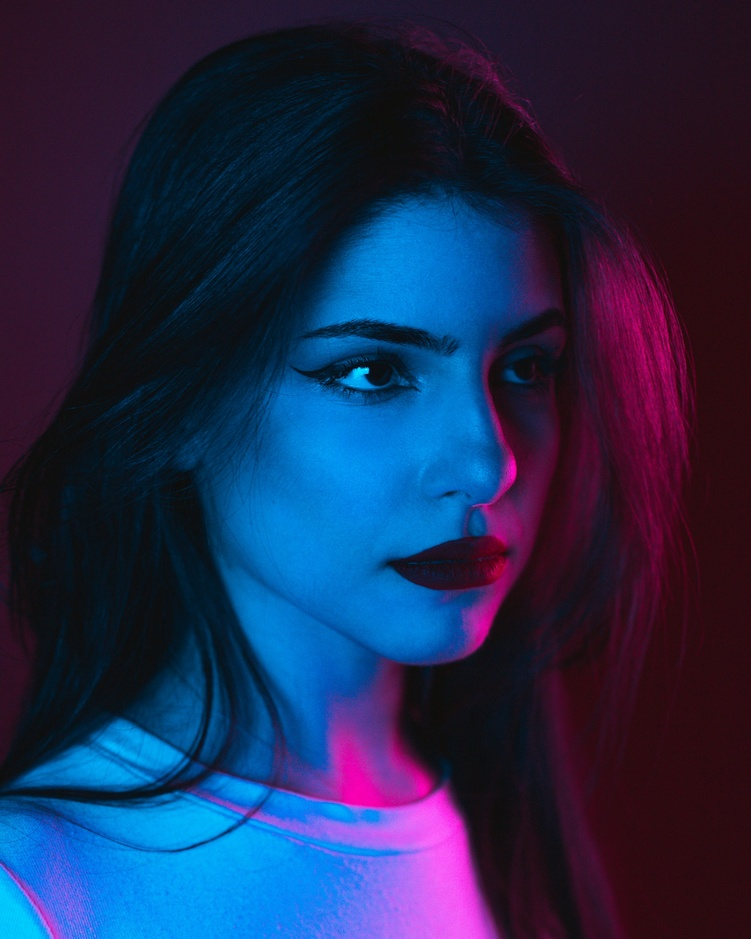
#> input picture day03-color-spaces/portrait_neon.jpg, 751 x 939 px, shrunk from 3000 x 3750 before the run
$ python brightness_compare.py
#> lines starting #> are read from the running program, lines starting #| are printed output that depends on the picture
import cv2
import matplotlib.pyplot as plt
import numpy as np


INPUT_PATH = "portrait_neon.jpg"
OUTPUT_PATH = "brightness_comparison.jpg"
BRIGHTNESS_SCALES = [0.5, 0.75, 1.0, 1.25, 1.5, 1.8]


def main():
    image = cv2.imread(INPUT_PATH)
#> image is the input picture: shape (939, 751, 3); mean B, G, R 79.6, 42.6, 31.9

    if image is None:
        print(f"无法读取图片：{INPUT_PATH}")
        return

    image_hsv = cv2.cvtColor(image, cv2.COLOR_BGR2HSV)
#> image_hsv: shape (939, 751, 3); mean H, S, V 130, 185.3, 86.6
    figure, axes = plt.subplots(2, 3, figsize=(12, 8))

    for axis, scale in zip(axes.flat, BRIGHTNESS_SCALES):
        adjusted_hsv = image_hsv.copy()
        adjusted_hsv[:, :, 2] = np.clip(
            adjusted_hsv[:, :, 2].astype(float) * scale,
            0,
            255,
        ).astype(np.uint8)

        adjusted_image = cv2.cvtColor(adjusted_hsv, cv2.COLOR_HSV2RGB)
        axis.imshow(adjusted_image)
        axis.set_title(f"Brightness: {scale}")
        axis.axis("off")
#> this loop made 6 passes
#> pass 1, in main, `adjusted_image = cv2.cvtColor(adjusted_hsv, cv2.COLOR_HSV2RGB)`:
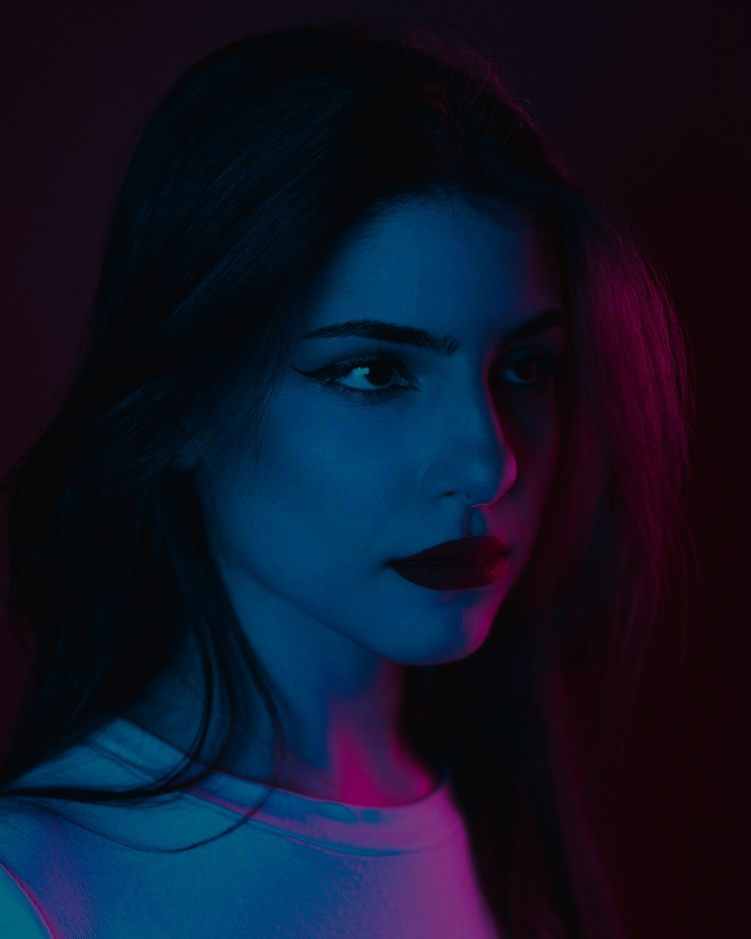
#> adjusted_image: shape (939, 751, 3); mean R, G, B 15.5, 20.7, 39.4
#> pass 2, in main, `adjusted_image = cv2.cvtColor(adjusted_hsv, cv2.COLOR_HSV2RGB)`:
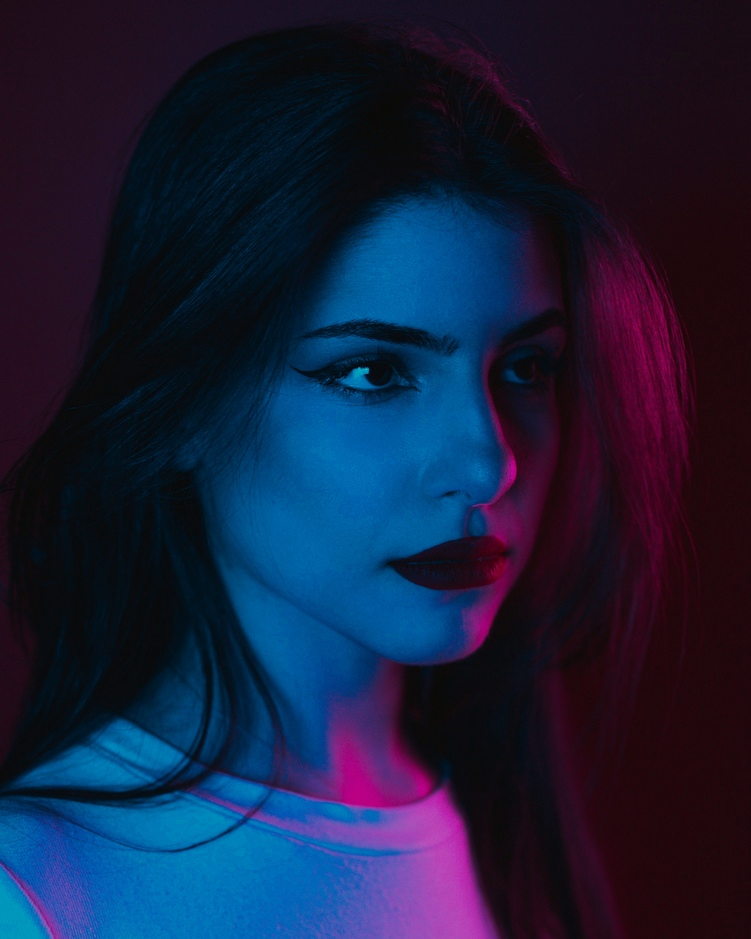
#> adjusted_image: shape (939, 751, 3); mean R, G, B 23.4, 31.3, 59.2
#> after the loop: adjusted_hsv: shape (939, 751, 3); mean H, S, V 130, 185.3, 125.2

    plt.tight_layout()
    plt.savefig(OUTPUT_PATH)
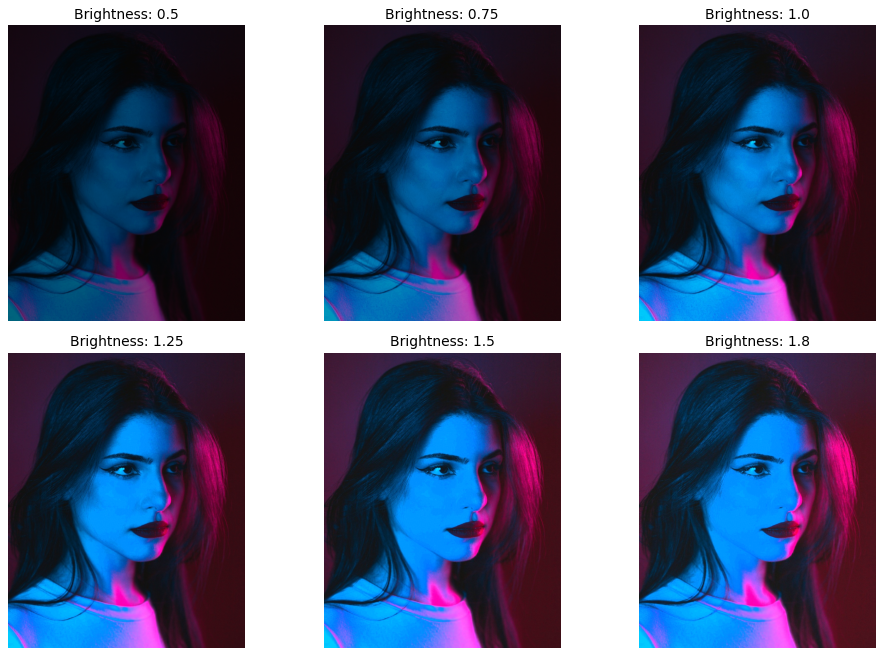
#> figure drawn by matplotlib, 6 panels
    plt.show()


if __name__ == "__main__":
    main()

$ run again, with day03-color-spaces/hue_shift_comparison.jpg copied over day03-color-spaces/portrait_neon.jpg
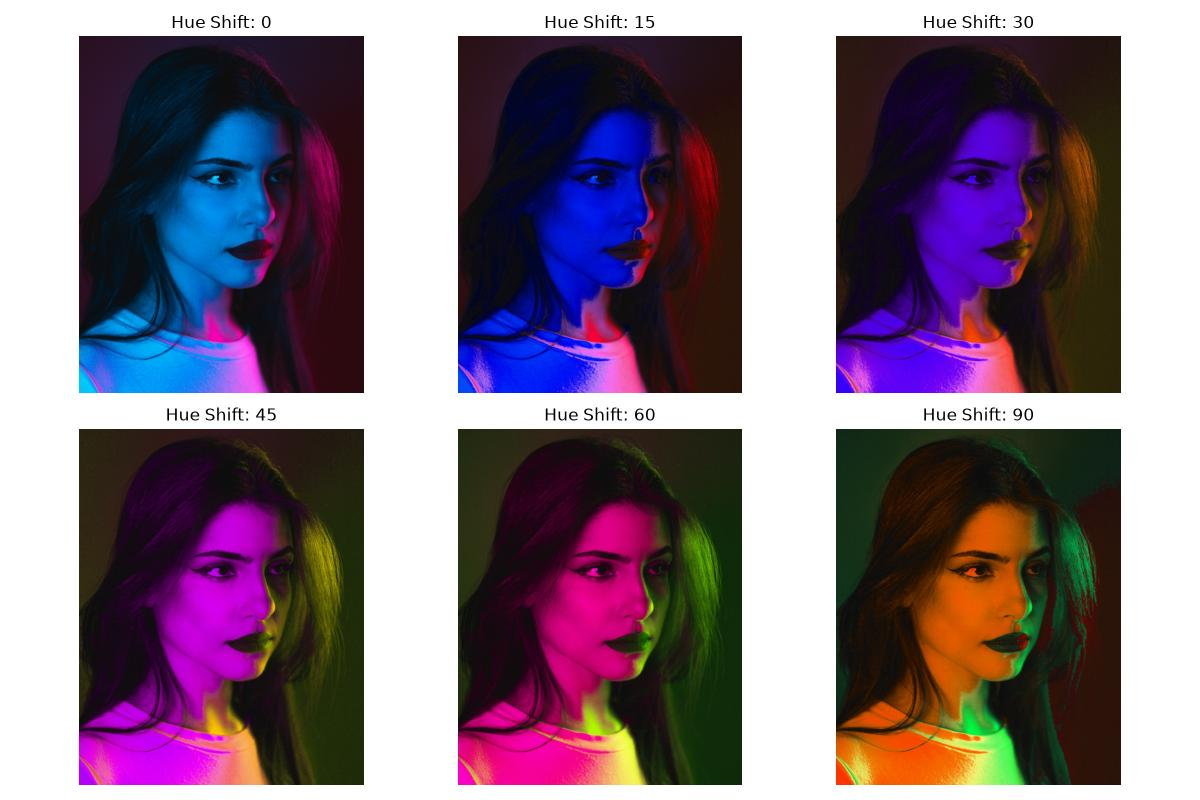
#> input picture day03-color-spaces/hue_shift_comparison.jpg, 1200 x 800 px
#> in main, image is the input picture: shape (800, 1200, 3); mean B, G, R 128.5, 112.6, 130.1
#> image_hsv: shape (800, 1200, 3); mean H, S, V 64.1, 120, 147
#> the loop in main, `for axis, scale in zip(axes.flat, BRIGHTNESS_SCALES):` made 6 passes
#> pass 1, in main, `adjusted_image = cv2.cvtColor(adjusted_hsv, cv2.COLOR_HSV2RGB)`:
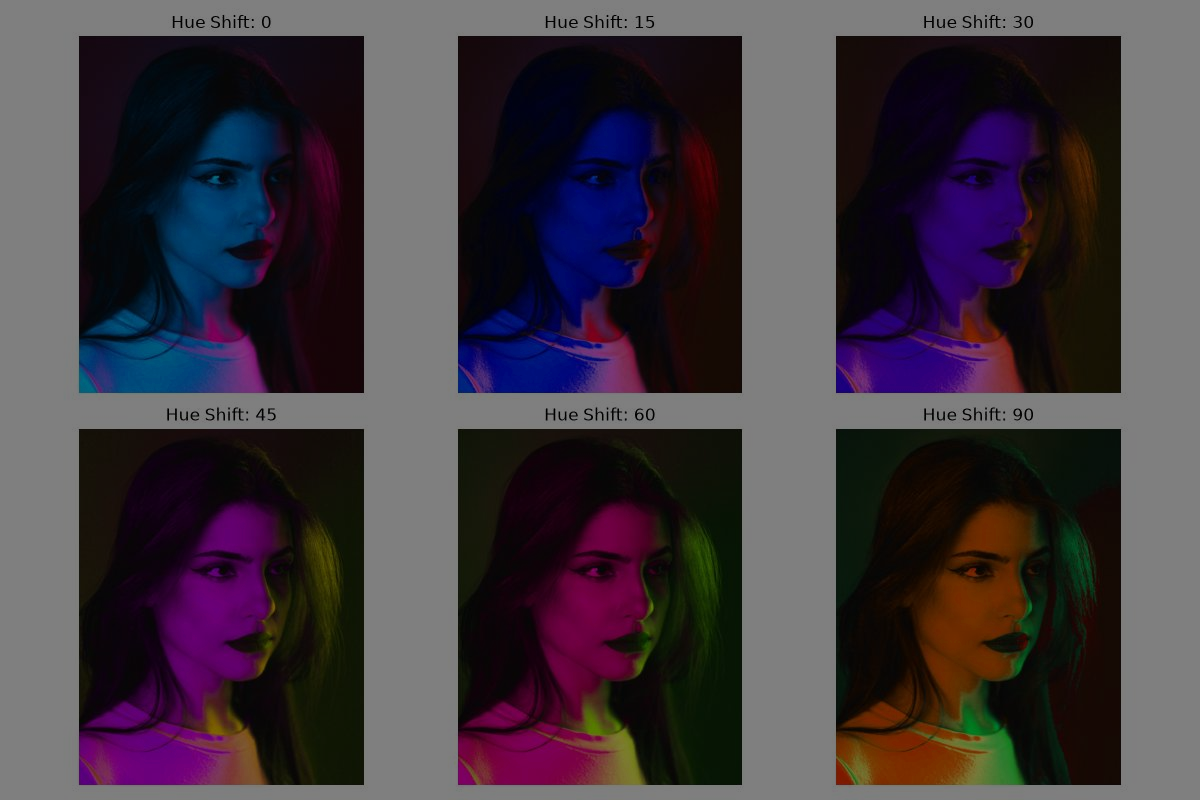
#> adjusted_image: shape (800, 1200, 3); mean R, G, B 64.6, 55.8, 63.8
#> pass 2, in main, `adjusted_image = cv2.cvtColor(adjusted_hsv, cv2.COLOR_HSV2RGB)`:
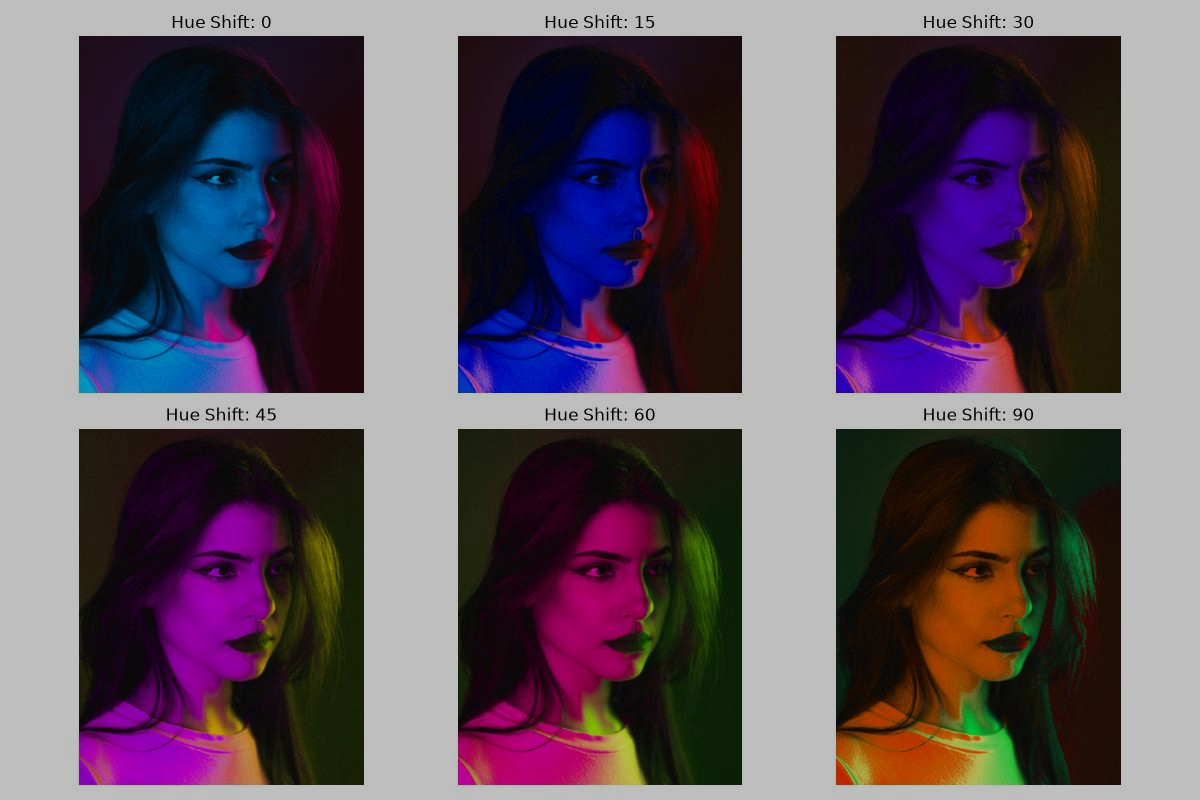
#> adjusted_image: shape (800, 1200, 3); mean R, G, B 97.2, 83.9, 95.9

$ run again, with day03-color-spaces/hue_shifted_portrait.jpg copied over day03-color-spaces/portrait_neon.jpg
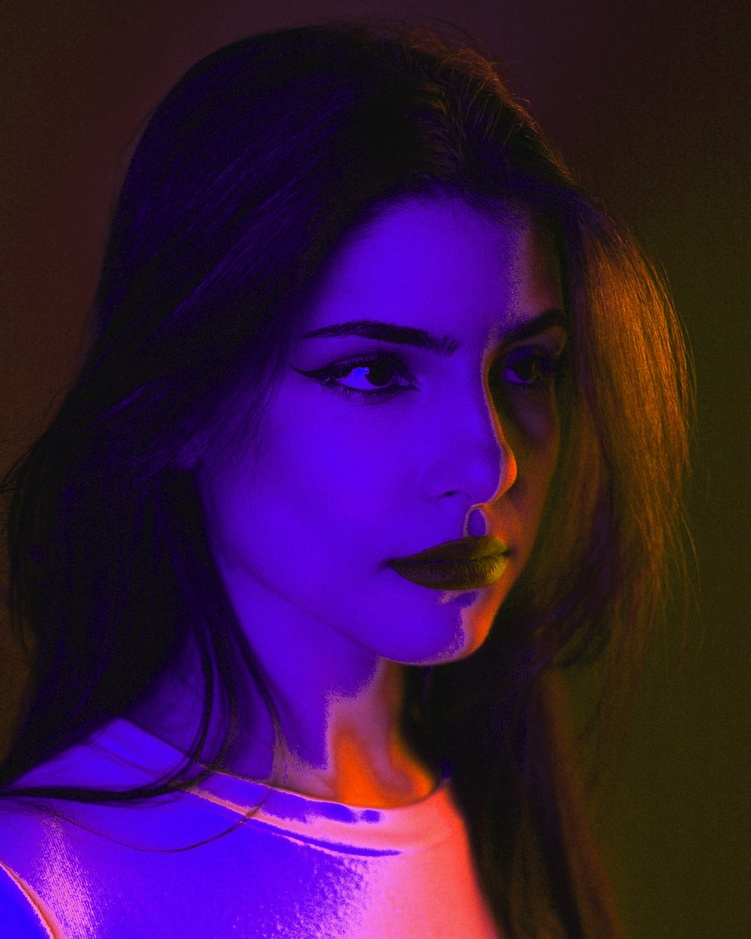
#> input picture day03-color-spaces/hue_shifted_portrait.jpg, 751 x 939 px, shrunk from 3000 x 3750 before the run
#> in main, image is the input picture: shape (939, 751, 3); mean B, G, R 67.8, 20.1, 57
#> image_hsv: shape (939, 751, 3); mean H, S, V 92.3, 188.1, 86.5
#> the loop in main, `for axis, scale in zip(axes.flat, BRIGHTNESS_SCALES):` made 6 passes
#> pass 1, in main, `adjusted_image = cv2.cvtColor(adjusted_hsv, cv2.COLOR_HSV2RGB)`:
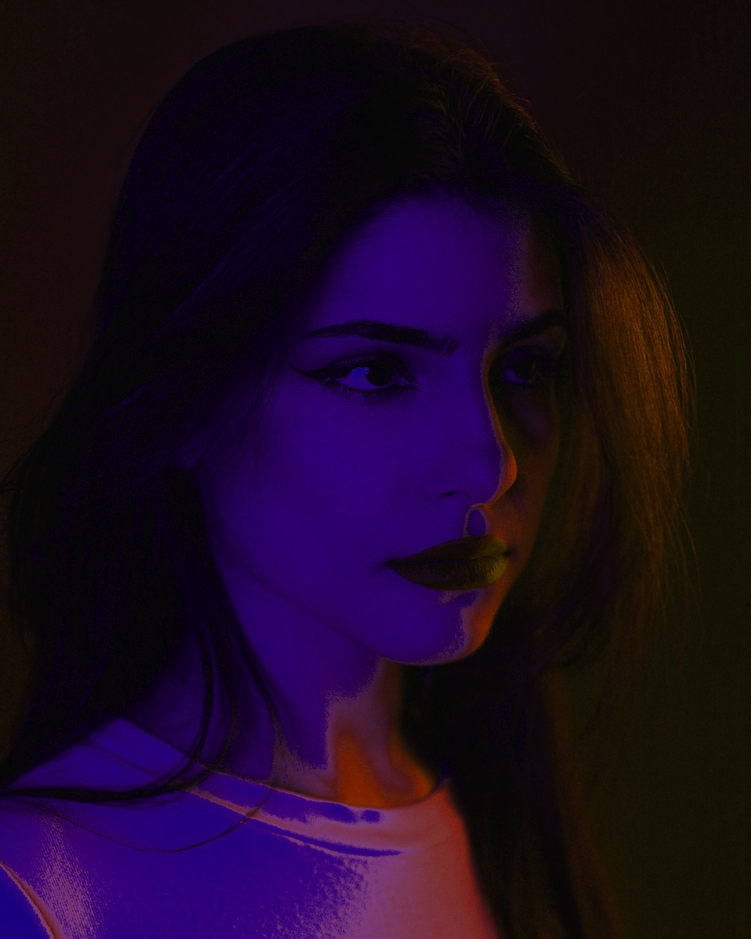
#> adjusted_image: shape (939, 751, 3); mean R, G, B 28.1, 9.4, 33.5
#> pass 2, in main, `adjusted_image = cv2.cvtColor(adjusted_hsv, cv2.COLOR_HSV2RGB)`:
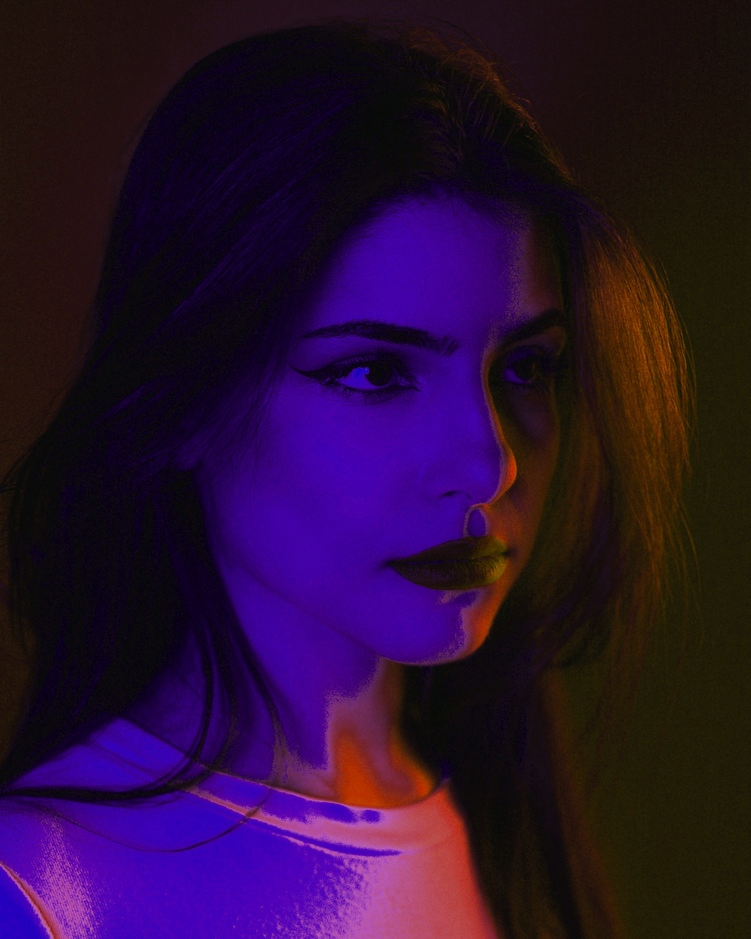
#> adjusted_image: shape (939, 751, 3); mean R, G, B 42.2, 14.4, 50.4
